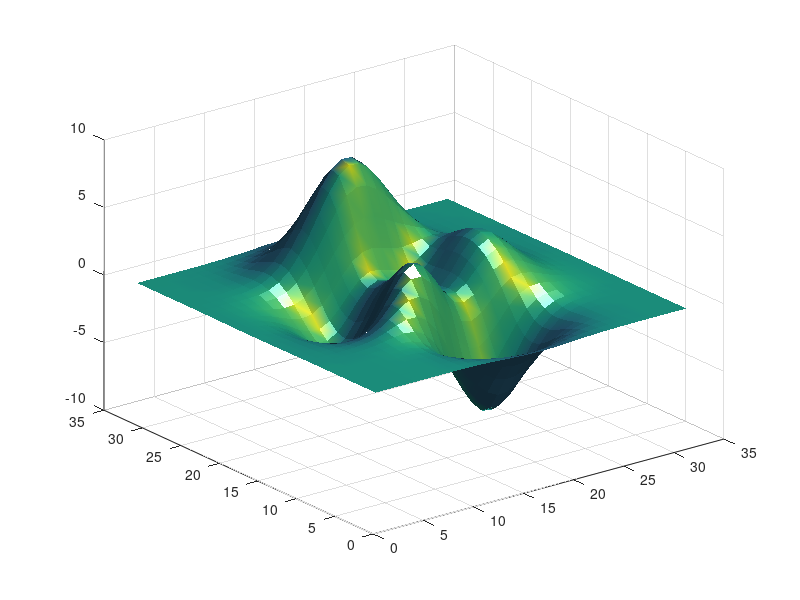

This chart was generated by the following MATLAB code: (Note: this script raises an error after producing the figure.)
close all;
clear all;
clc

% create a fig file
     fnam='Fig1.fig';
     fh=figure;
     surfl(peaks(32));
     shading interp;
     camlight right;
     lighting phong;
     title('TEST');
     saveas(gcf,fnam);
     delete(fh);
% the engine
% ...a subplot template
     fhs=figure;
for i=1:2
     sh(i)=subplot(2,2,i);
end
% ...now, create the current fig
     axes(sh(1));
     plot(rand(10,1));
% ...and, reload the fig file
     fh=open(fnam);
% ...move it to the subplot
     ch=copyobj(gca,fhs);
% ...resize it
     set(ch,'position',get(sh(2),'position'));
% ...and delete the fig's canvas
     delete(fh);
% ...and the template
     delete(sh(2));